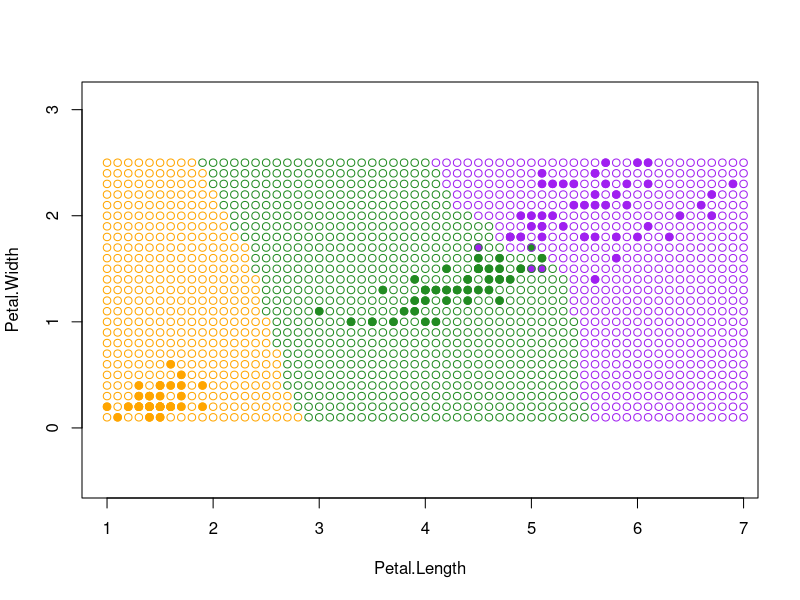
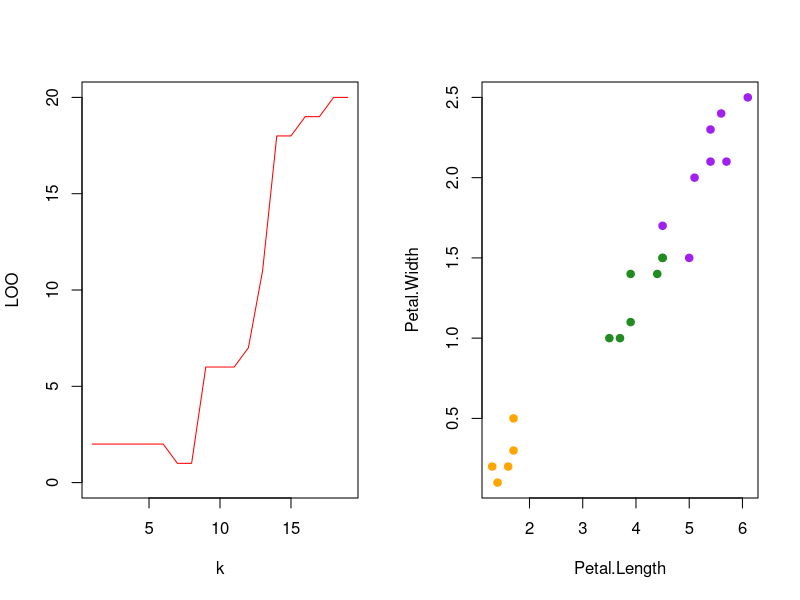

Source code (R) for these figures, in order: (Note: a time limit stopped this script after it produced the figures.)
args <- commandArgs(trailingOnly = T)

euclid_distance = function(x, y){
  sqrt(sum((x-y)^2))
}

dist_sort = function(dat, point, dist_func = euclid_distance){
      l <- dim(dat)[1]
      n <- dim(dat)[2] - 1

      distances <- matrix(NA, l, 1)

      for (i in 1:l){
          distances[i, ] <- dist_func(dat[i, 1:n], point)
      }

      ##  Сортируем
      orderedDat <- dat[order(distances[, 1]), ]

      return (orderedDat);
  }


  ##  Применяем метод kNN
  kNN <- function(dat, point, k = 1, dist_func = euclid_distance)
  {
      ##  Сортируем выборку согласно классифицируемого объекта
      orderedDat <- dist_sort(dat, point, dist_func)
      n <- dim(orderedDat)[2] - 1

      ##  Получаем классы первых k соседей
      classes <- orderedDat[1:k, n + 1]

      ##  Составляем таблицу встречаемости каждого класса
      counts <- table(classes)

      ##  Находим класс, который доминирует среди первых k соседей
      class <- names(which.max(counts))

      return (class)
  }


  kwNN <- function(dat, point, k = 1, dist_func = euclid_distance)
  {

      orderedDat <- dist_sort(dat, point, dist_func)
      n <- dim(orderedDat)[2] - 1

      w <- exp((-1:-k)/dim(orderedDat)[1])

      classes = rep(0, length(levels(orderedDat[, n+1])))
      for(i in 1:k){
          classes[orderedDat[i, n+1]] = classes[orderedDat[i, n+1]] + w[i]
      }

      class <- levels(orderedDat[, n+1])[which.max(classes)]


      return (class)
  }

LOO <- function(dat, func, maxK = 1, l = 2){
    indexses = sample(1:150, l, replace = F)
    rat = rep(0, maxK)
    selection = dat[indexses,]
    sel_dim = dim(selection)[2] - 1

    for(i in 1:l){
        new_selection = selection[-i,]
        point = selection[i,]

        for(k in 1:maxK){
            class = func(
              new_selection,
              point[1:sel_dim],
              k=k
            )
            if(point[1, sel_dim+1] != class){
                rat[k] = rat[k] + 1
            }
        }
    }
    return (list(rating=rat, selection=selection))
}

####################################
.random_1NN <- function(){
    #1NN calc
    #paint iris
    png(paste0("1NN_plot", ".png"))
    plot(iris[, c(1,4)],
         pch = 21,
         bg = colors[iris$Species],
         col = colors[iris$Species],
         asp = T
    )
    #generate data
    n = 5
    if(!is.na(args[1])) {
      n = args[1]
    }
    points = vector("list", n)
    for(i in 1:n){
      points[[i]] = c(runif(1, 4, 7), runif(1, 0, 2))
    }
    #use 1NN
    for(point in points){
        class = kNN(iris[, c(1, 4, 5)], point)
        #paint points
        points(point[1],point[2],
              pch = 24,
              bg = colors[class],
              col = colors[class])
    }
    dev.off()
}

#calc 6NN map
.map_6NN <- function(){
    print("map")
    png(paste0("6NN_map_plot", ".png"))
    plot(
      iris[,3:4],
      pch = 21,
      bg = colors[iris$Species],
      col = colors[iris$Species],
      asp = T
    )
    x = seq(1,7,0.1)
    y = seq(0.1,2.5,0.1)
    cols = rep(0, 150)
    it = 1
    for(i in x){
        print(i)
        for(j in y){
            points(i,j,pch=1,col = colors[kNN(iris[,3:5], c(i,j), k=6)])
        }
    }

    dev.off()
}

#calc LOO for kNN
.LOO_15_20 <- function(){
    result = LOO(iris[, 3:5], kNN, maxK=19, l=20)
    png(paste0("LOO_kNN_plot", ".png"), width = 1080, height = 540)
    par(mfrow=c(1,2))
    plot(
      data.frame(k=1:length(result$rating),LOO=result$rating),
      type="l",
      col="red",
      ylim = c(0, 20)
    )
    plot(
      result$selection[, 1:2],
      pch = 21,
      bg = colors[result$selection$Species],
      col = colors[result$selection$Species]
    )
    dev.off()
}

#calc LOO for kNN
.LOO_map_w_15_20 <- function(){
    result = LOO(iris[, 3:5], kwNN, maxK=19, l=20)

    png(paste0("LOO_kwNN_plot", ".png"), width = 1080, height = 540)
    par(mfrow=c(1,2))
    plot(
      data.frame(k=1:length(result$rating), LOO=result$rating),
      type="l",
      col="red",
      ylim = c(0, 20)
    )
    plot(
      result$selection[, 1:2],
      pch = 21,
      bg = colors[result$selection$Species],
      col = colors[result$selection$Species]
    )
    for(x in seq(1,8,0.1)){
        for(y in seq(0.1,4.5,0.1)){
            points(x,y,pch=1,col = colors[kwNN(result$selection[, 1:3], c(x,y), k=5)])
        }
    }
    dev.off()

    png(paste0("w_func", ".png"), width = 1080, height = 540)
    plot(
      data.frame("x"=1:50, "w[x]"=exp((-1:-50)/50)),
      type="l",
      col="red",
      ylim = c(0,1)
    )
    dev.off()
}




######################################

colors <- c(
    "setosa" = "orange",
    "versicolor" = "forestgreen",
    "virginica" = "purple"
)

.map_6NN()
.LOO_15_20()
.LOO_map_w_15_20()
